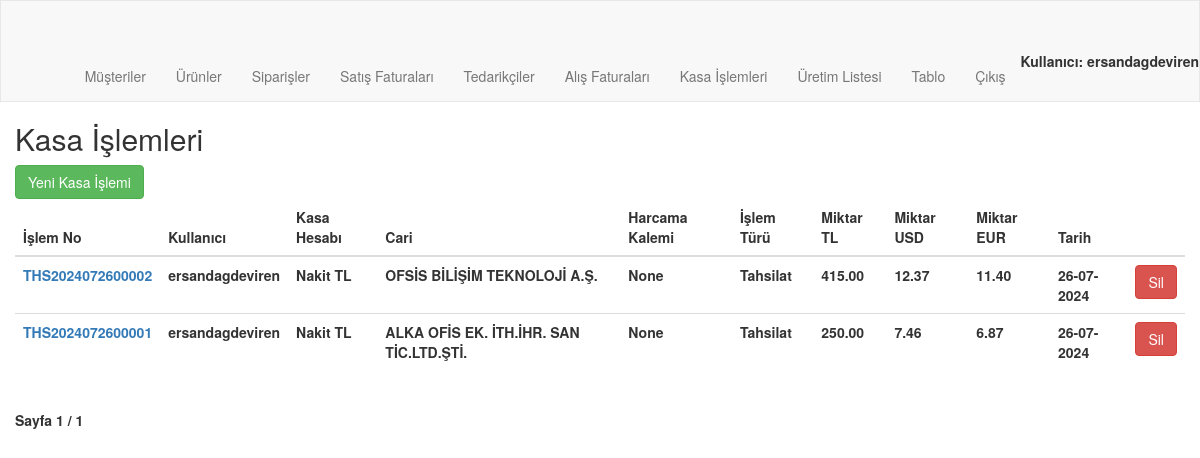
The app's page /order/payment_receipts/ (signed in), older data.
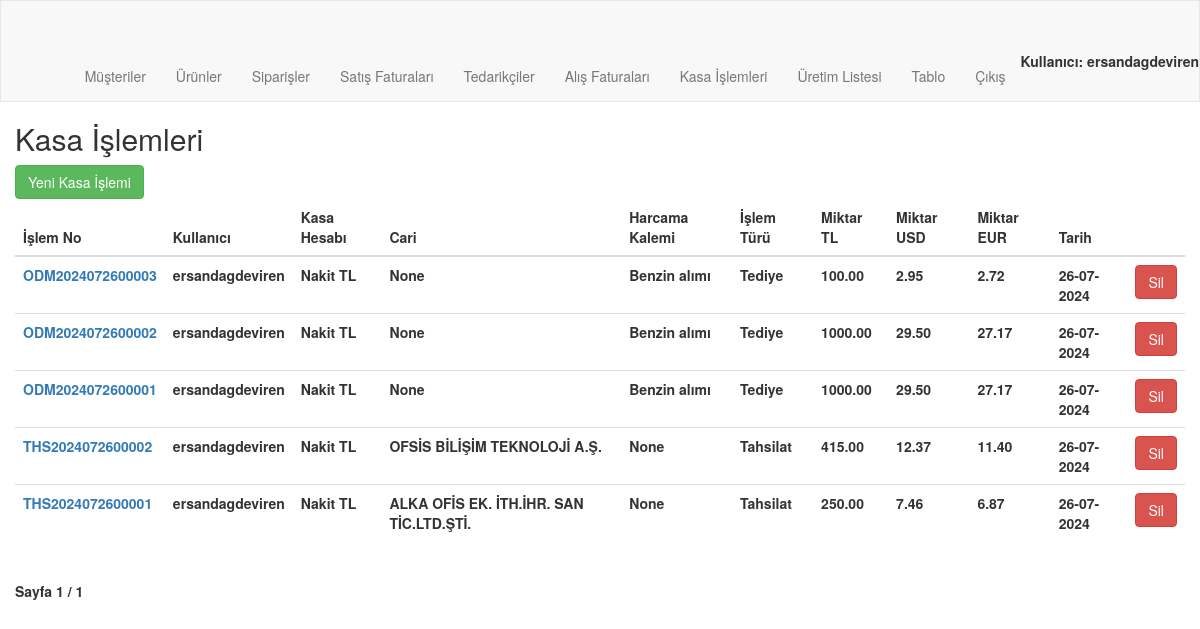
The same page, newer data.
### order/models.py (models this page shows, shortened)
class PaymentReceipt(models.Model):
    RECEIPT = 'Tahsilat'
    PAYMENT = 'Tediye'
    TRANSACTION_TYPES = [
        (RECEIPT, 'Tahsilat'),
        (PAYMENT, 'Tediye'),
    ]
    user = models.ForeignKey(User, on_delete=models.CASCADE)
    cash_register = models.ForeignKey(CashRegister, on_delete=models.CASCADE)
    customer = models.ForeignKey(Customer, on_delete=models.PROTECT, null=True, blank=True)
    expense_item = models.ForeignKey(ExpenseItem, on_delete=models.CASCADE, null=True, blank=True)
    transaction_type = models.CharField(max_length=10, choices=TRANSACTION_TYPES)
    amount = models.DecimalField(max_digits=10, decimal_places=2)
    usd_amount = models.DecimalField(max_digits=10, decimal_places=2, editable=False, null=True)
    eur_amount = models.DecimalField(max_digits=10, decimal_places=2, editable=False, null=True)
    date = models.DateTimeField(default=timezone.now)
    transaction_number = models.CharField(max_length=20, unique=True, blank=True)

class CashRegister(models.Model):
    cash_code=models.CharField(max_length=255)
    name = models.CharField(max_length=255)
    balance = models.DecimalField(max_digits=10, decimal_places=2, default=0)
    def __str__(self):
        return self.name

class Customer(models.Model):
    user = models.ForeignKey(User, on_delete=models.CASCADE, related_name="user_customers",blank=True,null=True)
    customerCode = models.CharField(max_length=50)
    companyName = models.CharField(max_length=50)
    taxOffice = models.CharField(max_length=50)
    tax_number = models.CharField(max_length=50, blank=True)
    name = models.CharField(max_length=50, blank=True)
    middleName = models.CharField(max_length=50, blank=True)
    surname = models.CharField(max_length=50, blank=True)
    city = models.CharField(max_length=50)
    district = models.CharField(max_length=50)
    adress = models.CharField(max_length=250, blank=True)
    shipping_adress=models.CharField(max_length=250, blank=True)
    country = models.CharField(max_length=50, blank=True, default="Türkiye")
    email = models.EmailField(blank=True)
    telephone = models.CharField(max_length=11, blank=True)
    customerType = models.CharField(max_length=50, blank=True)
    contactPerson = models.CharField(max_length=50, blank=True)
    E_invoice=models.BooleanField(default=True)
    def __str__(self):
        return self.companyName

class ExpenseItem(models.Model):
    expense_code=models.CharField(max_length=255)
    name = models.CharField(max_length=255)
    def __str__(self):
        return self.name

### order/views.py (the view)
# urls.py: path('payment_receipts/', views.payment_receipt_list, name='payment_receipt_list'),
@login_required
@user_passes_test(is_admin)
def payment_receipt_list(request):
    payment_receipts = PaymentReceipt.objects.all().order_by('-date')
    paginator = Paginator(payment_receipts, 50)  # Show 20 payment receipts per page
    page_number = request.GET.get('page')
    page_obj = paginator.get_page(page_number)
    return render(request, 'order/payment_receipt_list.html', {'page_obj': page_obj})

### order/views.py (called while the page is built)
def is_admin(user):
    return user.is_authenticated and user.is_staff

### order/Templates/order/payment_receipt_list.html (shortened to what this page needs)
{% extends "order/navbar.html" %}
{% block content %}
    <h2>Kasa İşlemleri</h2>
    <a href="{% url 'order:payment_receipt_create' %}" class="btn btn-success mb-2">Yeni Kasa İşlemi</a>
    <table class="table">
        <thead>
            <tr>
                <th>İşlem No</th>
                <th>Kullanıcı</th>
                <th>Kasa Hesabı</th>
                <th>Cari</th>
                <th>Harcama Kalemi</th>
                <th>İşlem Türü</th>
                <th>Miktar TL</th>
                <th>Miktar USD</th>
                <th>Miktar EUR</th>
                <th>Tarih</th>
                <th></th>
            </tr>
        </thead>
        <tbody>
            {% for payment_receipt in page_obj %}
                <tr>
                    <td><a href="{% url 'order:payment_receipt_detail' payment_receipt.pk %}">{{ payment_receipt.transaction_number }}</a></td>
                    <td>{{ payment_receipt.user }}</td>
                    <td>{{ payment_receipt.cash_register }}</td>
                    <td>{{ payment_receipt.customer }}</td>
                    <td>{{ payment_receipt.expense_item }}</td>
                    <td>{{ payment_receipt.get_transaction_type_display }}</td>
                    <td>{{ payment_receipt.amount }}</td>
                    <td>{{ payment_receipt.usd_amount }}</td>
                    <td>{{ payment_receipt.eur_amount }}</td>
                    <td>{{ payment_receipt.date|date:"d-m-Y" }}</td>
                    <td>
                        <form method="POST" action="{% url 'order:payment_receipt_delete' payment_receipt.pk %}" style="display:inline;" onsubmit="return confirmDelete();">
                            <button type="submit" class="btn btn-danger">Sil</button>
                        </form>
                    </td>
                </tr>
            {% endfor %}
        </tbody>
    </table>
    <div class="pagination">
        <span class="step-links">
            <span class="current">
                Sayfa {{ page_obj.number }} / {{ page_obj.paginator.num_pages }}
            </span>
        </span>
    </div>
{% endblock %}

Row changes from the older to the newer data that the page shows:
added PaymentReceipt: transaction_number "ODM2024072600003", user "ersandagdeviren", cash_register "Nakit TL", customer "None", expense_item "Benzin alımı", transaction_type "Tediye", amount "100.00", usd_amount "2.95", eur_amount "2.72", date "26-07-2024"
added PaymentReceipt: transaction_number "ODM2024072600002", user "ersandagdeviren", cash_register "Nakit TL", customer "None", expense_item "Benzin alımı", transaction_type "Tediye", amount "1000.00", usd_amount "29.50", eur_amount "27.17", date "26-07-2024"
added PaymentReceipt: transaction_number "ODM2024072600001", user "ersandagdeviren", cash_register "Nakit TL", customer "None", expense_item "Benzin alımı", transaction_type "Tediye", amount "1000.00", usd_amount "29.50", eur_amount "27.17", date "26-07-2024"
